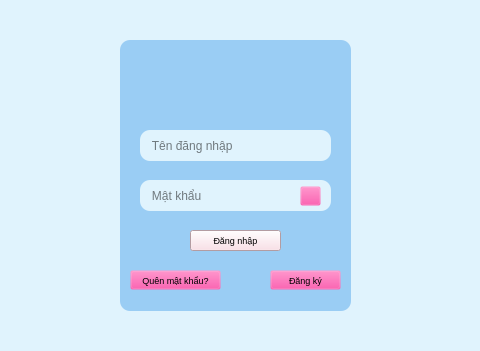
<?xml version="1.0" encoding="UTF-8"?>
<ui version="4.0">
 <class>dangnhap_form</class>
 <widget class="QMainWindow" name="dangnhap_form">
  <property name="geometry">
   <rect>
    <x>0</x>
    <y>0</y>
    <width>480</width>
    <height>351</height>
   </rect>
  </property>
  <property name="font">
   <font>
    <family>Mongolian Baiti</family>
    <pointsize>13</pointsize>
   </font>
  </property>
  <property name="windowTitle">
   <string>Đăng nhập</string>
  </property>
  <property name="whatsThis">
   <string>&lt;html&gt;&lt;head/&gt;&lt;body&gt;&lt;p&gt;&lt;img src=&quot;:/newPrefix/i_chat.png&quot;/&gt;&lt;/p&gt;&lt;/body&gt;&lt;/html&gt;</string>
  </property>
  <property name="styleSheet">
   <string notr="true">background-color: rgb(224, 243, 253)</string>
  </property>
  <widget class="QWidget" name="centralwidget">
   <widget class="QLabel" name="lbl_hotro">
    <property name="geometry">
     <rect>
      <x>120</x>
      <y>40</y>
      <width>231</width>
      <height>271</height>
     </rect>
    </property>
    <property name="font">
     <font>
      <family>Cambria</family>
      <pointsize>16</pointsize>
     </font>
    </property>
    <property name="styleSheet">
     <string notr="true">background-color: rgb(154, 205, 244);
border-radius: 10px
</string>
    </property>
    <property name="text">
     <string/>
    </property>
    <property name="alignment">
     <set>Qt::AlignCenter</set>
    </property>
   </widget>
   <widget class="QLineEdit" name="txttendangnhap">
    <property name="geometry">
     <rect>
      <x>140</x>
      <y>130</y>
      <width>191</width>
      <height>31</height>
     </rect>
    </property>
    <property name="styleSheet">
     <string notr="true">border-radius: 10px
</string>
    </property>
    <property name="text">
     <string/>
    </property>
    <property name="placeholderText">
     <string>   Tên đăng nhập</string>
    </property>
   </widget>
   <widget class="QLineEdit" name="txtmatkhau">
    <property name="geometry">
     <rect>
      <x>140</x>
      <y>180</y>
      <width>191</width>
      <height>31</height>
     </rect>
    </property>
    <property name="styleSheet">
     <string notr="true">border-radius: 10px
</string>
    </property>
    <property name="text">
     <string/>
    </property>
    <property name="echoMode">
     <enum>QLineEdit::Password</enum>
    </property>
    <property name="placeholderText">
     <string>   Mật khẩu</string>
    </property>
   </widget>
   <widget class="QPushButton" name="btndangnhap">
    <property name="geometry">
     <rect>
      <x>190</x>
      <y>230</y>
      <width>91</width>
      <height>21</height>
     </rect>
    </property>
    <property name="font">
     <font>
      <pointsize>7</pointsize>
     </font>
    </property>
    <property name="styleSheet">
     <string notr="true">background-color: rgb(250, 219, 227)</string>
    </property>
    <property name="text">
     <string>Đăng nhập</string>
    </property>
   </widget>
   <widget class="QPushButton" name="btnquenmatkhau">
    <property name="geometry">
     <rect>
      <x>130</x>
      <y>270</y>
      <width>91</width>
      <height>20</height>
     </rect>
    </property>
    <property name="font">
     <font>
      <pointsize>7</pointsize>
     </font>
    </property>
    <property name="styleSheet">
     <string notr="true">background-color: rgba(245, 40, 145, 0)</string>
    </property>
    <property name="text">
     <string>Quên mật khẩu?</string>
    </property>
   </widget>
   <widget class="QPushButton" name="btndangky">
    <property name="geometry">
     <rect>
      <x>270</x>
      <y>270</y>
      <width>71</width>
      <height>20</height>
     </rect>
    </property>
    <property name="font">
     <font>
      <pointsize>7</pointsize>
     </font>
    </property>
    <property name="styleSheet">
     <string notr="true">background-color: rgba(245, 40, 145, 0)</string>
    </property>
    <property name="text">
     <string>Đăng ký</string>
    </property>
   </widget>
   <widget class="QPushButton" name="btnan">
    <property name="geometry">
     <rect>
      <x>300</x>
      <y>186</y>
      <width>21</width>
      <height>20</height>
     </rect>
    </property>
    <property name="styleSheet">
     <string notr="true">background-color: rgba(245, 40, 145, 0)</string>
    </property>
    <property name="text">
     <string/>
    </property>
    <property name="icon">
     <iconset>
      <normaloff>images/ic_hide.png</normaloff>images/ic_hide.png</iconset>
    </property>
   </widget>
   <widget class="QPushButton" name="btnlogo">
    <property name="geometry">
     <rect>
      <x>200</x>
      <y>50</y>
      <width>71</width>
      <height>71</height>
     </rect>
    </property>
    <property name="styleSheet">
     <string notr="true">background-color: rgba(245, 40, 145, 0);
border-radius: 10px</string>
    </property>
    <property name="text">
     <string/>
    </property>
    <property name="icon">
     <iconset>
      <normaloff>images/ic_logo.png</normaloff>images/ic_logo.png</iconset>
    </property>
    <property name="iconSize">
     <size>
      <width>40</width>
      <height>50</height>
     </size>
    </property>
   </widget>
  </widget>
  <widget class="QMenuBar" name="menubar">
   <property name="geometry">
    <rect>
     <x>0</x>
     <y>0</y>
     <width>480</width>
     <height>18</height>
    </rect>
   </property>
  </widget>
  <widget class="QStatusBar" name="statusbar"/>
 </widget>
 <resources>
  <include location="logo.qrc"/>
  <include location="canhan.qrc"/>
  <include location="tuvan.qrc"/>
  <include location="tainghe.qrc"/>
 </resources>
 <connections/>
</ui>
